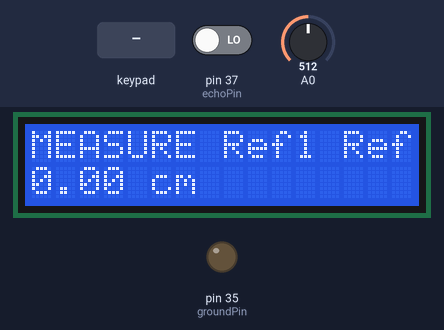
This sketch was run on a simulated Arduino Mega 2560, built with avr-gcc and run on an emulated ATmega2560. Shown: 16×2 character LCD, output pins drawn as LEDs (lit = HIGH). Inputs (shaded band) come from the test bench; at power-on: A0 = 512, pin 37 (echoPin) LOW. Pins used as bus, display or sensor lines are not drawn.

Above: at 5.7 s.
5.8 s: A0 set to 205
11.8 s: A0 set to 176
At 17.2 s:
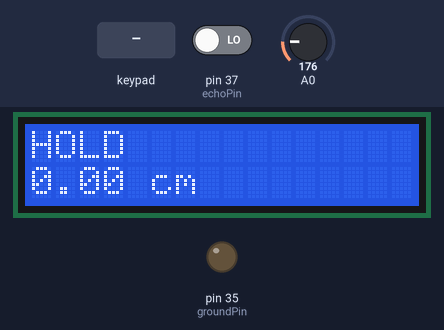
23.3 s: A0 set to 565
At 28.1 s:
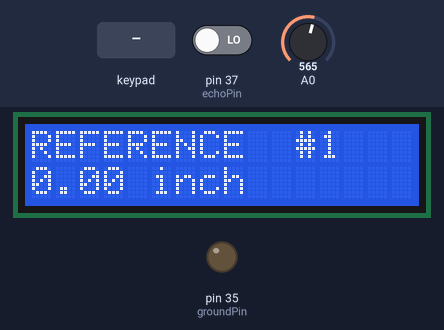
34.4 s: key '1' pressed
At 45.2 s:
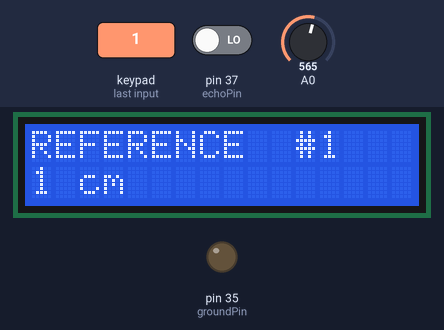
45.5 s: keypad keys 1 4 1 5 1 6 1 7 pressed 0.4 s apart
At 56.3 s:
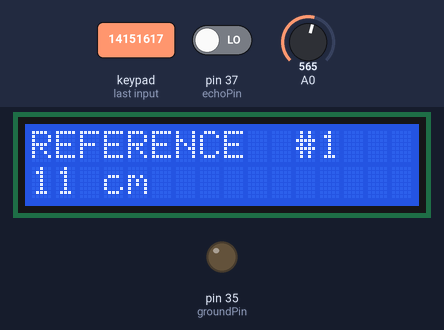
62.2 s: A0 set to 185
At 67.2 s:
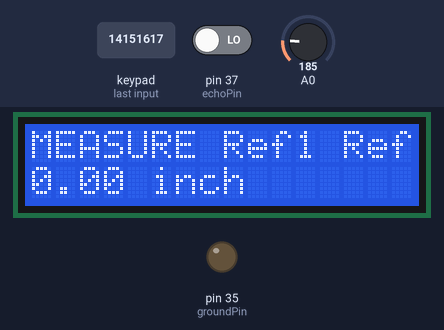
Timing chart, 0 to 68.7 s (numbered marks = the images above; inputs shaded):
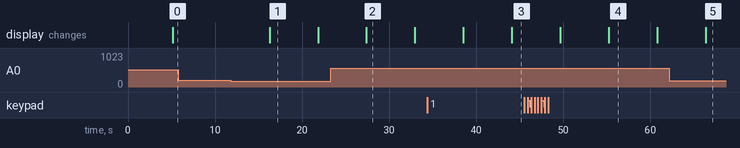

Measured:
- the behaviour switches between 195 and 194 on A0 (found by bisection; images 0 and 1)
- after the input at 5.8 s, every drawn part: stays the same
- after the input at 11.8 s, the display: changes after 4.5 s (image 1)
- after the input at 23.3 s, the display: changes after 4.1 s (image 2)
- after the input at 34.4 s, the display: first changes after 4.1 s (image 3 shows a later state)
- after the input at 45.5 s, the display: first differs from a run without the input after 9.7 s (image 4)
- after the input at 62.2 s, the display: changes after 4.2 s (image 5)
- what the display in image 1 shows lasts 5.5 s, from 16.3 s to 21.8 s

The sketch:

UltrasonicDistanceMeter.ino
```cpp
/*
Title: Ultrasonic Distance Meter
Description: Distance measurement with ultrasonic sensor and using LCD Display to show measurements.
Updated 2023-07-28
Author: Jason Sun
Version 2.0
*/

#include <LiquidCrystal.h>
#include <Keypad.h>
LiquidCrystal lcd(8, 9, 4, 5, 6, 7);

// Pins ------------------------------------
const int trigPin = 39;
const int echoPin = 37;
const int powerPin = 41;
const int groundPin = 35;

const double SPEED_OF_SOUND = 0.034;
const byte ROWS = 4;
const byte COLUMNS = 4;
char key;
char keys[ROWS][COLUMNS] = {
  { '1', '2', '3', 'A' },
  { '4', '5', '6', 'B' },
  { '7', '8', '9', 'C' },
  { '*', '0', '#', 'D' }
};
byte rowPins[ROWS] = {14, 15, 16, 17};
byte columnPins[COLUMNS] = {18, 19, 20, 21};
Keypad keypad = Keypad(makeKeymap(keys), rowPins, columnPins, ROWS, COLUMNS);

long duration = 0;
double distance = 0;
int mode = 0; // For switching between MEASURE, HOLD, REFERENCE
bool cmMode = true;
int keyValue = 5;
int index = 0;
double refDurations[5]= { 0 };
String input = "";
int integerInput = 0;
long average = 0;

// Setup function ---------------------------------------------
void setup() {
  pinMode(trigPin, OUTPUT);
  pinMode(echoPin, INPUT);
  pinMode(powerPin, OUTPUT);
  pinMode(groundPin, OUTPUT);
  lcd.begin(16, 2);
}

// Main program -----------------------------------------------
void loop() {
  digitalWrite(powerPin, HIGH);
  digitalWrite(groundPin, LOW);
  // Take the average of five measurments
  for (int i = 0; i<5; i++){
    measureDuration();
    average += duration;
  }

  lcd.clear();
  lcd.setCursor(0, 0);
  keyValue = readKeys();

  // Select key
  if (keyValue == 4){
    changeUnit();
  }
  // Up key
  if (keyValue == 1){
    changeMode();
  }

  // MEASURE MODE
  if (mode == 0){
    lcd.print("MEASURE");
    convertToCm();
    compareToReference();
    average = 0; // reset average
    printDistance();
  }

  // HOLD MODE
  else if (mode == 1){
    lcd.print("HOLD");
    printDistance();
  }

  // REFERENCE MODE
  else{
    lcd.print("REFERENCE");
    inputReference();
    if (input.equals("")){ // is not inputting from keypad
      printReference();
    }
    else{ // is inputting from keypad
      printReferenceInput();
      storeReference();
    }
    scrollIndex();
  }
  delay(500);
}

// Methods----------------------------------------------------------
void measureDuration(){
  digitalWrite(trigPin, LOW);
  delay(2);
  digitalWrite(trigPin, HIGH);
  delay(10);
  digitalWrite(trigPin, LOW);
  duration = pulseIn(echoPin, HIGH);
}

void convertToCm(){
  average = average / 5;
  distance = average * SPEED_OF_SOUND / 2;
}

void printDistance(){
  lcd.setCursor(0, 1);
  if (cmMode == true){
    lcd.print(distance);
    lcd.print(" cm");
  }
  else{
    lcd.print(distance * 0.3937);
    lcd.print(" inch");
  }
}

void changeMode(){
  if (mode == 2){
    mode = mode - 2; // Changes from reference to measure
  }
  else{
    mode++; // Changes from measure to hold or hold to reference
  }
}

void changeUnit(){
  if (cmMode){
    cmMode = false;
  }
  else{
    cmMode = true;
  }
}

void scrollIndex(){
  lcd.setCursor(11, 0);
  lcd.print("#");
  lcd.print(index+1);
  if (keyValue == 0 && index < 4){ // Right key
    index++;
  }
  else if (keyValue == 3 && index > 0){ // Left key
    index--;
  }
}

void inputReference(){
  lcd.setCursor(0, 1);
  key = keypad.getKey(); // get key in char
  if (key != '0'){ // initial digit cannot be 0
    input += (String)key; // convert key to String and store in input
  }
  integerInput = input.toInt(); // convert input to integer
}

void printReferenceInput(){ // display the inputting process
  if (cmMode){
    lcd.print(integerInput);
    lcd.print(" cm");
  }
  else{
    lcd.print(integerInput);
    lcd.print(" inch");
  }
}

void storeReference(){
  if (keyValue == 2){
    if (cmMode){
      refDurations[index] = integerInput * 2 / SPEED_OF_SOUND;
    }
    else{
      refDurations[index] = integerInput / 0.3937 * 2 / SPEED_OF_SOUND;
    }
    input = ""; // reset input string
  }
}

void printReference(){ // displaying stored reference values
  lcd.setCursor(0, 1);
  if (cmMode){
    lcd.print(refDurations[index] * SPEED_OF_SOUND / 2);
    lcd.print(" cm");
  }
  else{
    lcd.print(refDurations[index] * SPEED_OF_SOUND / 2 * 0.3937);
    lcd.print(" inch");
  }
}

void compareToReference(){
  for (int i=0; i<5; i++){
    // Upper and lower bounds for range of reference
    double upperLimit = refDurations[i] + 100;
    double lowerLimit = refDurations[i] - 100;
    if (average > lowerLimit && average < upperLimit){
      lcd.print(" Ref");
      lcd.print(i+1);
    }
  }
}

int readKeys() {
  int ADCvalue = analogRead(0);
  if (ADCvalue > 1000) return 5;
  else if (ADCvalue < 50) return 0;
  else if (ADCvalue < 195) return 1;
  else if (ADCvalue < 380) return 2;
  else if (ADCvalue < 555) return 3;
  else if (ADCvalue < 790) return 4;
  else return 5;
}
```
